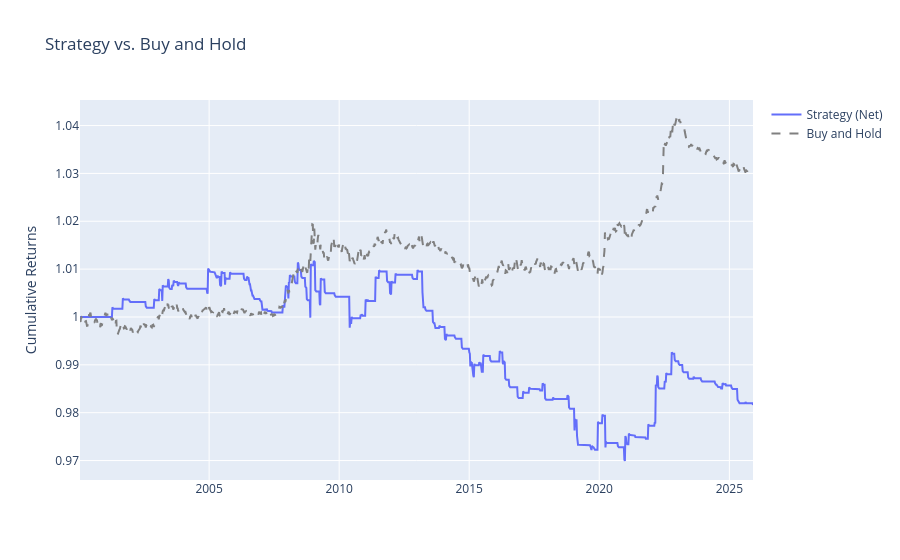
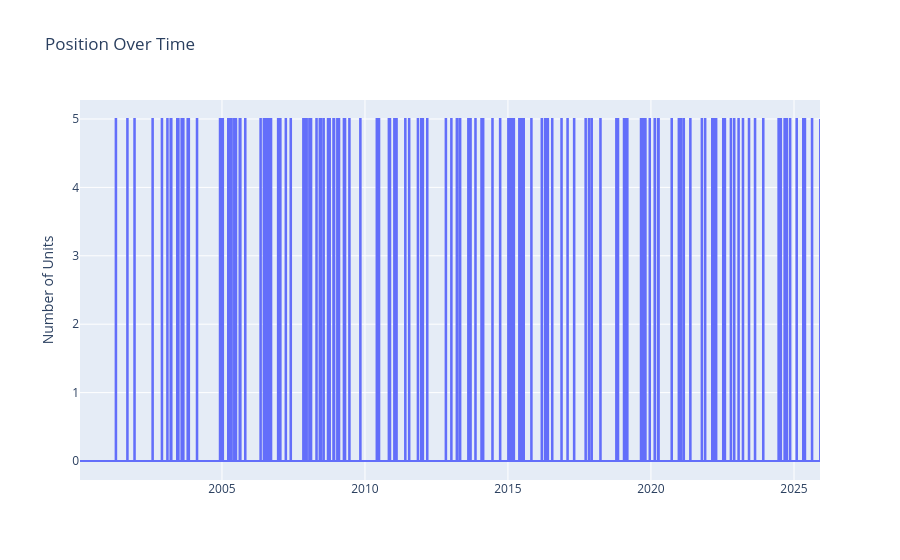
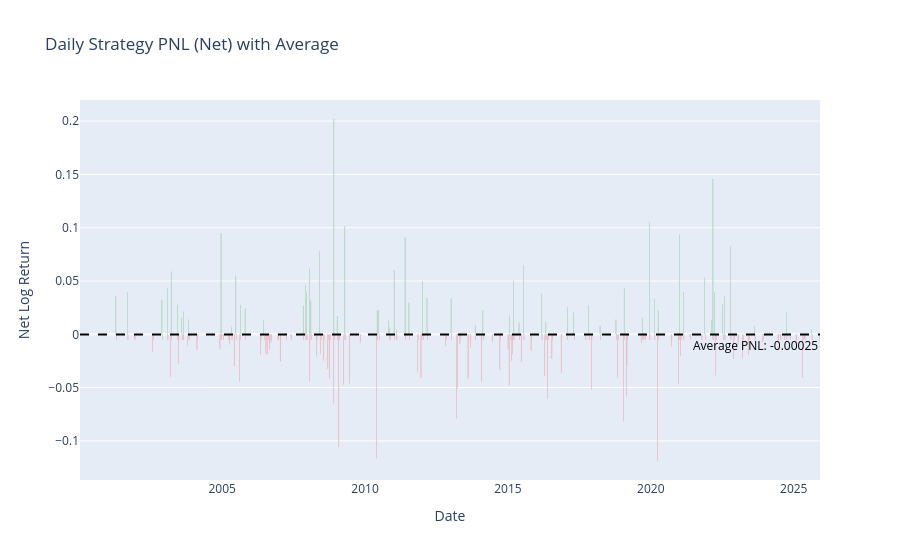
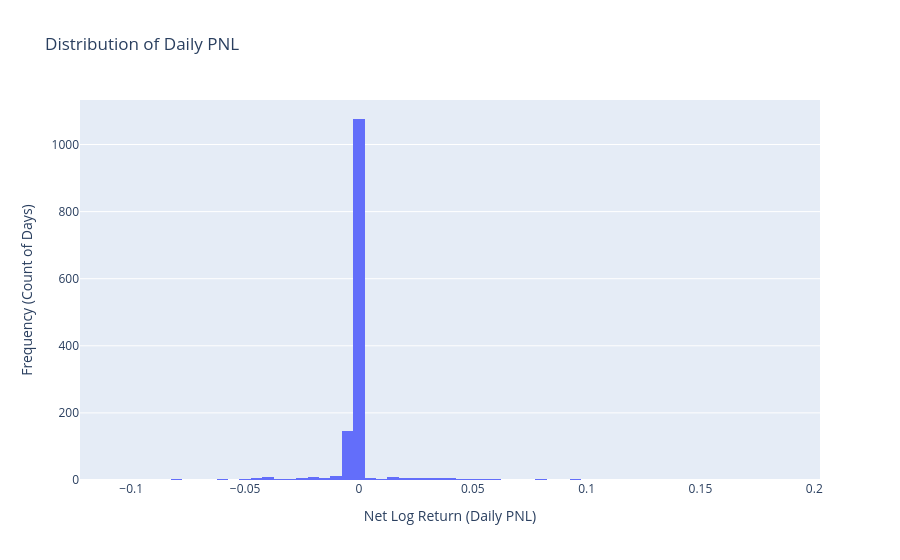

Here is the notebook cell these charts were saved with, in order:
### Code cell
df.index = pd.to_datetime(df.index)
filtered_df = df.copy()
# filtered_df = filtered_df.loc['2025-01-01':]
print("Running backtest...")
results = flexible_backtest(
    data=filtered_df,
    target_col_name="enter",
    pnl_col_name="open_close_diff",
    input_type="pnl",
    strategy_type='state',
    row_shift=1,
    p_spread=0.001,
    output_type="percentage",
    initial_capital=18
)
show_backtest_report(results, periods_per_year=52)

### Figure 1 — Plotly figure (JSON) as saved in the notebook; plotly's stock layout.template omitted (floating-point values rounded to 4 significant figures; data arrays with more than 128 entries replaced by an {"elided": "..."} marker saying what was removed)
{"data": [{"mode": "lines", "name": "Strategy (Net)", "type": "scatter", "x": {"elided": "1351 str values"}, "y": {"elided": "1351 float values"}}, {"line": {"color": "grey", "dash": "dash"}, "mode": "lines", "name": "Buy and Hold", "type": "scatter", "x": {"elided": "1351 str values"}, "y": {"elided": "1351 float values"}}], "layout": {"hovermode": "x unified", "title": {"text": "Strategy vs. Buy and Hold"}, "yaxis": {"title": {"text": "Cumulative Returns"}}}}

### Figure 2 — Plotly figure (JSON) as saved in the notebook; plotly's stock layout.template omitted (floating-point values rounded to 4 significant figures; data arrays with more than 128 entries replaced by an {"elided": "..."} marker saying what was removed)
{"data": [{"line": {"shape": "hv"}, "mode": "lines", "name": "Position Size", "type": "scatter", "x": {"elided": "1351 str values"}, "y": {"elided": "1351 float values"}}], "layout": {"hovermode": "x unified", "title": {"text": "Position Over Time"}, "yaxis": {"title": {"text": "Number of Units"}}}}

### Figure 3 — Plotly figure (JSON) as saved in the notebook; plotly's stock layout.template omitted (floating-point values rounded to 4 significant figures; data arrays with more than 128 entries replaced by an {"elided": "..."} marker saying what was removed)
{"data": [{"marker": {"color": {"elided": "1351 str values"}}, "name": "Daily PNL", "type": "bar", "x": {"elided": "1351 str values"}, "y": {"elided": "1351 float values"}}], "layout": {"annotations": [{"font": {"color": "black"}, "showarrow": false, "text": "Average PNL: -0.00025", "x": 1, "xanchor": "right", "xref": "x domain", "y": -0.0002451, "yanchor": "top", "yref": "y"}], "shapes": [{"line": {"color": "black", "dash": "dash"}, "type": "line", "x0": 0, "x1": 1, "xref": "x domain", "y0": -0.0002451, "y1": -0.0002451, "yref": "y"}], "title": {"text": "Daily Strategy PNL (Net) with Average"}, "xaxis": {"title": {"text": "Date"}}, "yaxis": {"title": {"text": "Net Log Return"}}}}

### Figure 4 — Plotly figure (JSON) as saved in the notebook; plotly's stock layout.template omitted (floating-point values rounded to 4 significant figures; data arrays with more than 128 entries replaced by an {"elided": "..."} marker saying what was removed)
{"data": [{"bingroup": "x", "hovertemplate": "strategy_returns_net=%{x}<br>count=%{y}<extra></extra>", "legendgroup": "", "marker": {"color": "#636efa", "pattern": {"shape": ""}}, "name": "", "nbinsx": 100, "orientation": "v", "showlegend": false, "type": "histogram", "x": {"elided": "1351 float values"}, "xaxis": "x", "yaxis": "y"}], "layout": {"barmode": "relative", "legend": {"tracegroupgap": 0}, "title": {"text": "Distribution of Daily PNL"}, "xaxis": {"anchor": "y", "domain": [0, 1], "title": {"text": "Net Log Return (Daily PNL)"}}, "yaxis": {"anchor": "x", "domain": [0, 1], "title": {"text": "Frequency (Count of Days)"}}}}
